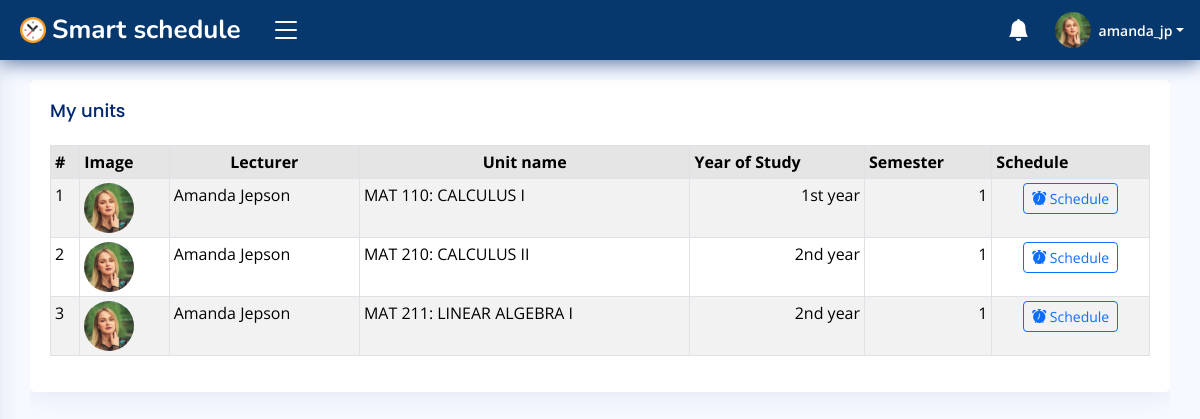
Page /campus/u/f667986cef464bc4a4553d79cf7ad0/lecture/amanda_jp/schedule/ (signed in) on the committed database.
### accounts/models.py (models this page shows, shortened)
class User(AbstractUser):
    id = models.CharField(max_length=30, primary_key=True, unique=True, editable=False)
    first_name = models.CharField(max_length=15, blank=False)
    last_name = models.CharField(max_length=15, blank=False)
    email = models.EmailField(unique=True)
    gender = models.CharField(max_length=7, blank=False)
    dob = models.DateField(null=True, blank=False, db_column='Date of Birth')
    age = models.PositiveIntegerField(default=0, editable=False)
    mobile_no = PhoneNumberField()
    profile_pic = models.ImageField(upload_to='Users/imgs/dps/', default='default.png')
    is_student = models.BooleanField(default=False)
    date_updated = models.DateTimeField(auto_now=True)
    REQUIRED_FIELDS = ['username']
    USERNAME_FIELD = 'email'
    def __str__(self) -> str:
        return self.username
    class Meta:
        ordering = ['username', 'first_name', 'last_name']

class Faculty(models.Model):
    id = models.CharField(max_length=30, primary_key=True, unique=True, editable=False)
    staff = models.OneToOneField(User, on_delete=models.CASCADE, editable=False)
    school = models.CharField(max_length=70, blank=False)
    department = models.CharField(max_length=40, blank=False)
    position = models.CharField(max_length=20, blank=False)
    date_created = models.DateTimeField(auto_now_add=True)
    date_updated = models.DateTimeField(auto_now=True)
    def __str__(self) -> str:
        return f'{self.staff}'
    class Meta:
        ordering = ['staff', 'school']
        verbose_name_plural = 'Faculty records'

### campus/models.py (models this page shows, shortened)
class BookedUnit(models.Model):
    id = models.CharField(max_length=30, primary_key=True, unique=True, editable=False)
    lecturer = models.ForeignKey(Faculty, on_delete=models.CASCADE)
    students_course = models.CharField(max_length=50, blank=False)
    course_name = models.CharField(max_length=80, blank=False)
    year_of_study = models.CharField(max_length=10, blank=False)
    semester = models.CharField(max_length=1, blank=False)
    booking_date = models.DateTimeField(auto_now_add=True)
    date_updated = models.DateTimeField(auto_now=True)
    class Meta:
        ordering = ['course_name', 'lecturer']
        verbose_name_plural = 'Booked units'

### campus/views.py (the view, shortened to what this page needs)
# urls.py: path('<str:staff_id>/lecture/<str:staff_name>/schedule/', views.ScheduleLectureView.as_view(), name='schedule_lecture'),
@method_decorator(login_required(login_url='login'), name='get')
@method_decorator(user_passes_test(lambda user: (user.is_staff is False or user.is_superuser is False) and user.is_student is False), name='get')
class ScheduleLectureView(View):
    template_name = 'dashboard/faculty/schedule-lecture.html'
    def get(self, request, staff_id, staff_name, *args, **kwargs):
        booked_units_QS = BookedUnit.objects.filter(lecturer=staff_id)
        context = {
            'booked_units': booked_units_QS,
        }
        return render(request, self.template_name, context)

### campus/templates/dashboard/faculty/schedule-lecture.html (shortened to what this page needs)
{% extends 'dashboard/faculty/base.html' %}{% block title %}Schedule lecture{% endblock %}
    {% load crispy_forms_tags %}
    {% block content %}
    <main id="main" class="main">
        <section class="section profile">
            <div class="row">
                <div class="col-xl-12 col-lg-12">
                    <div class="table-responsive">
                        <div class="card">
                            <div class="card-body">
                                <h5 class="card-title">My units</h5>
                                <table class="table table-sm table-bordered table-striped">
                                    <thead>
                                        <tr class="table-active">
                                            <th>#</th>
                                            <th>Image</th>
                                            <th class="text-center">Lecturer</th>
                                            <th class="text-center">Unit name</th>
                                            <th>Year of Study</th>
                                            <th>Semester</th>
                                            <th>Schedule</th>
                                        </tr>
                                    </thead>
                                    <tbody>
                                        {% for unit in booked_units %}
                                        <tr>
                                            <td>{{ forloop.counter }}</td>
                                            <td><img src="{{ unit.lecturer.staff.profile_pic.url }}" class="rounded-circle" height="50px" width="50px" alt="dp"></td>
                                            <td>{{ unit.lecturer.staff.first_name|title }} {{ unit.lecturer.staff.last_name|title }}</td>
                                            <td>{{ unit.course_name }}</td>
                                            <td class="text-end">{{ unit.year_of_study }}</td>
                                            <td class="text-end">{{ unit.semester }}</td>
                                            <td class="text-center"><a href="" class="btn btn-sm btn-outline-primary" data-bs-toggle="modal" data-bs-target="#schedule-modal-{{unit.id}}"><i class="bi-alarm-fill"></i> Schedule</a></td>
                                        </tr>
                                        {% endfor %}
                                    </tbody>
                                </table>
                            </div>
                        </div>
                    </div>
                </div>
            </div>
        </section>
    </main>
    {% endblock %}

### campus/templates/dashboard/faculty/base.html (shortened to what this page needs)
{% load static %}
<!DOCTYPE html>
<html lang="en">
<head>
    <link href="https://cdn.jsdelivr.net/npm/bootstrap@5.3.2/dist/css/bootstrap.min.css" rel="stylesheet">
    <link rel="stylesheet" href="https://cdn.jsdelivr.net/npm/bootstrap-icons@1.11.1/font/bootstrap-icons.css">
    <link rel="stylesheet" href="https://cdnjs.cloudflare.com/ajax/libs/fullcalendar/3.10.2/fullcalendar.min.css" />
    <link href="{% static 'css/styles.css' %}" rel="stylesheet">
</head>
<body>
    <header id="header" class="header fixed-top d-flex align-items-center">
        <div class="d-flex align-items-center justify-content-between">
            <a href="{% url 'faculty_homepage' %}" class="logo d-flex align-items-center">
                <img src="{% static 'img/logo/logo.png' %}" alt="logo">
                <span class="d-none d-lg-block text-white">Smart schedule</span>
            </a>
            <i class="bi bi-list toggle-sidebar-btn"></i>
        </div>
        <nav class="header-nav ms-auto">
            <ul class="d-flex align-items-center">
                <li class="nav-item dropdown">
                    <a class="nav-link nav-icon" href="#" data-bs-toggle="dropdown">
                        <i class="bi bi-bell-fill"></i>
                    </a>
                </li>
                <li class="nav-item dropdown pe-3">
                    <a class="nav-link nav-profile d-flex align-items-center pe-0" href="" data-bs-toggle="dropdown">
                        <img src="{{ request.user.profile_pic.url }}" alt="profile" class="rounded-circle">
                        <span class="d-none d-md-block dropdown-toggle ps-2">{{ request.user.username }}</span>
                    </a>
                </li>
            </ul>
        </nav>
    </header>
    {% block content %}
    {% endblock %}
</body>
</html>

### static/css/styles.css (style rules this page uses)
:root { scroll-behavior: smooth; }
body { font-family: "Open Sans", sans-serif; background: #f6f9ff; color: #444444; }
a { color: #4154f1; text-decoration: none; }
h1, h2, h3, h4, h5, h6 { font-family: "Nunito", sans-serif; }
#main { margin-top: 60px; padding: 20px 30px; transition: all 0.3s; }
.card { margin-bottom: 30px; border: none; border-radius: 5px; box-shadow: 0px 0 30px rgba(1, 41, 112, 0.1); }
.card-title { padding: 20px 0 15px 0; font-size: 18px; font-weight: 500; color: #012970; font-family: "Poppins", sans-serif; }
.card-body { padding: 0 20px 20px 20px; }
.logo { line-height: 1; }
@media (min-width: 1200px) { .logo { width: 240px; } }
.logo img { max-height: 26px; margin-right: 6px; }
.logo span { font-size: 26px; font-weight: 700; color: #012970; font-family: "Nunito", sans-serif; }
.header { transition: all 0.5s; z-index: 997; height: 60px; box-shadow: 0px 2px 20px rgba(1, 41, 112, 0.7); background-color: #07386d; padding-left: 20px; }
.header .toggle-sidebar-btn { font-size: 32px; padding-left: 10px; cursor: pointer; color: #fff; }
.header-nav ul { list-style: none; }
.header-nav>ul { margin: 0; padding: 0; }
.header-nav .nav-icon { font-size: 22px; color: #fff; margin-right: 25px; position: relative; }
.header-nav .nav-profile { color: #fff; }
.header-nav .nav-profile img { max-height: 36px; }
.header-nav .nav-profile span { font-size: 14px; font-weight: 600; }
@media (min-width: 1200px) { #main, #footer { margin-left: 300px; } }
@media (min-width: 1200px) { .toggle-sidebar #main, .toggle-sidebar #footer { margin-left: 0; } }

### rows in the picture
User: user.profile_pic (picture), user.username "amanda_jp"
BookedUnit: lecturer.staff.profile_pic (picture), lecturer.staff.first_name "Amanda", lecturer.staff.last_name "Jepson", course_name "MAT 110: CALCULUS I", year_of_study "1st year", semester "1"
BookedUnit: lecturer.staff.profile_pic (picture), lecturer.staff.first_name "Amanda", lecturer.staff.last_name "Jepson", course_name "MAT 210: CALCULUS II", year_of_study "2nd year", semester "1"
BookedUnit: lecturer.staff.profile_pic (picture), lecturer.staff.first_name "Amanda", lecturer.staff.last_name "Jepson", course_name "MAT 211: LINEAR ALGEBRA I", year_of_study "2nd year", semester "1"
